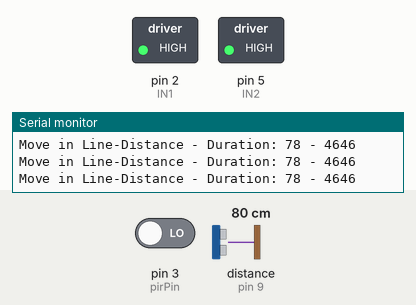
A sketch run on a simulated Arduino Uno, built with avr-gcc and run on an emulated ATmega328P. Parts: switched loads named in the sketch (green lamp = pin HIGH), the last lines printed to the serial monitor. Wiring (inferred from the names in the program): ultrasonic range finder: trigger pin 8; echo pin 9. The test bench sets the inputs (shaded band); at power-on: distance to the obstacle (sensor on pin 9) 80 cm, pin 3 (pirPin) LOW. The echo pulse lasts 58.3 µs per cm; pins used as bus, display or sensor lines are not drawn.

Above: at 1.2 s.
1.3 s: distance to the obstacle (sensor on pin 9) set to 33 cm
4.3 s: distance to the obstacle (sensor on pin 9) set to 28 cm
At 5.5 s:
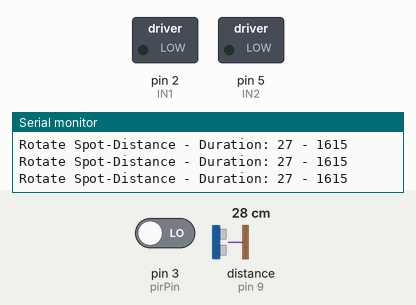
5.8 s: distance to the obstacle (sensor on pin 9) set to 35 cm
At 6.6 s:
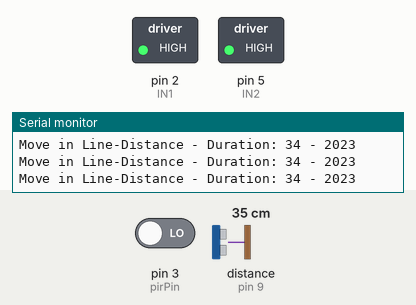
7.3 s: pin 3 (pirPin) driven HIGH
At 7.8 s:
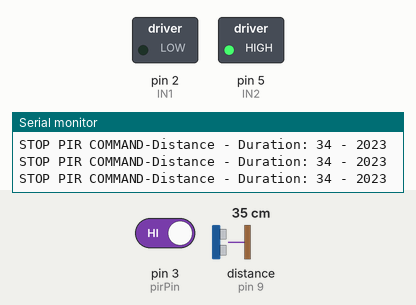
8.8 s: pin 3 (pirPin) driven LOW
At 9.1 s:
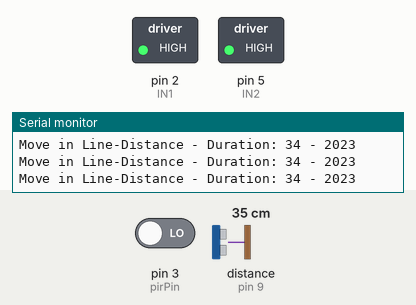
11.8 s: distance to the obstacle (sensor on pin 9) set to 4 cm
At 12.9 s:
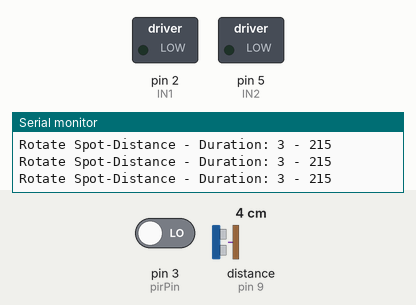
Timing chart, 0 to 14.3 s (numbered marks = the images above; inputs shaded):
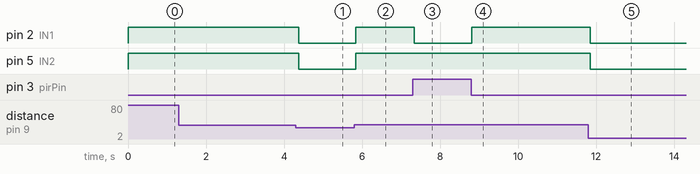

The sketch:

pathfinder.ino
```cpp
/*
Relay UltrasSonic PIR vcc to 5v
Relay UltrasSonic PIR GND to Ground

*/
#define ON   0
#define OFF  1
const int trigPin = 8;// UltraSonic Trig
const int echoPin = 9; //UltraSonic Echo
const int pirPin = 3; //PIR Sensor Pin
//the relays connect to
const int    IN1 = 2;// 2 chanel relay pin
const int    IN2 = 5;// 2 chanel relay pin

// defines variables
long duration;
int distance;
int lastdist = 0;


void setup() {

  pinMode(trigPin, OUTPUT); // Sets the trigPin as an Output
  pinMode(echoPin, INPUT); // Sets the echoPin as an Input
  pinMode(pirPin, INPUT); // Sets the PIR Sensor pin as an Input
  relay_init();//initialize the relay
  Serial.begin(9600);

}

void loop(){

  //-------------------------- Clears the trigPin -------------------
  digitalWrite(trigPin, LOW);
  delayMicroseconds(20);
  // Sets the trigPin on HIGH state for 10 micro seconds
  digitalWrite(trigPin, HIGH);
  delayMicroseconds(10);
  digitalWrite(trigPin, LOW);
  // Reads the echoPin, returns the sound wave travel time in microseconds
  duration = pulseIn(echoPin, HIGH);
  // Calculating the distance
  distance = duration*0.034/2;
  // Prints the distance on the Serial Monitor
  Serial.print("Distance - Duration: ");
  Serial.print(distance);
  Serial.print(" - ");
  Serial.println(duration);


///---------------------------------Manage MOTORS---------------------
  if(distance<30){

      if (lastdist+1<distance){
        ///--- Set Both relay LO to strait. Distance is increasing
        relay_SetStatus(OFF, OFF);//turn Off RELAY_1
        distance=lastdist;    ////-- to keep last dest constant--
        Serial.print("incresing Distance Move Forward-");
      }else{
        ///--- Set Both relay HIGH to Rotate
        relay_SetStatus(ON, ON);//turn on RELAY_1

        Serial.print("Rotate Spot-");
      }

   }else{
      if(distance>1000){
          ///---- Shortest distance - Contacted
          relay_SetStatus(ON, ON);//turn on RELAY_1,2
          Serial.print("Reverse Geer Needed-");
       }else{
          if (digitalRead(pirPin)== HIGH ){
              ///--- Set ONE relay HI - STOP THE CAR
              relay_SetStatus(ON, OFF);
              Serial.print("STOP PIR COMMAND-");
            }else{
              ///--- Set Both relay LOW - Move Strate
              relay_SetStatus(OFF, OFF);//turn Off RELAY_1
              Serial.print("Move in Line-");
          }
      }
   }
      lastdist=distance;

  //---------------------------------------------
}

void relay_init(void)//initialize the relay
{
  //set all the relays OUTPUT
  pinMode(IN1, OUTPUT);
  pinMode(IN2, OUTPUT);  relay_SetStatus(OFF, OFF);//turn off all the relay
 }//set the status of relays

 void relay_SetStatus( unsigned char status_1,  unsigned char status_2){
  digitalWrite(IN1, status_1);
  digitalWrite(IN2, status_2);
}
```

Measured:
- the behaviour switches between 31 and 30 cm on distance to the obstacle (sensor on pin 9) (found by bisection; images 0 and 1)
- after the input at 4.3 s, pin 2 (IN1), pin 5 (IN2): HIGH → LOW after 0.07 s
- after the input at 5.8 s, pin 2 (IN1), pin 5 (IN2): LOW → HIGH at once
- after the input at 7.3 s, pin 2 (IN1): HIGH → LOW at once
- after the input at 8.8 s, pin 2 (IN1): LOW → HIGH at once
- after the input at 11.8 s, pin 2 (IN1), pin 5 (IN2): HIGH → LOW after 0.05 s
